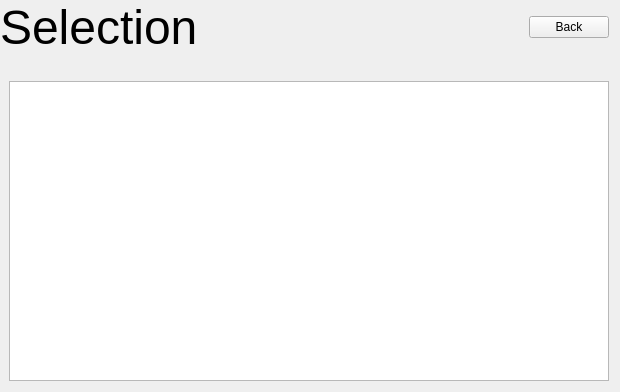
      <widget class="QWidget" name="PageTableView">
       <property name="sizePolicy">
        <sizepolicy hsizetype="Preferred" vsizetype="Preferred">
         <horstretch>0</horstretch>
         <verstretch>0</verstretch>
        </sizepolicy>
       </property>
       <layout class="QVBoxLayout" name="verticalLayout_3">
        <property name="sizeConstraint">
         <enum>QLayout::SetDefaultConstraint</enum>
        </property>
        <property name="leftMargin">
         <number>0</number>
        </property>
        <property name="topMargin">
         <number>0</number>
        </property>
        <item>
         <layout class="QHBoxLayout" name="horizontalLayout">
          <property name="sizeConstraint">
           <enum>QLayout::SetFixedSize</enum>
          </property>
          <property name="rightMargin">
           <number>0</number>
          </property>
          <item>
           <widget class="QLabel" name="TableViewTitle">
            <property name="font">
             <font>
              <pointsize>36</pointsize>
             </font>
            </property>
            <property name="text">
             <string>Selection</string>
            </property>
           </widget>
          </item>
          <item>
           <spacer name="horizontalSpacer_3">
            <property name="orientation">
             <enum>Qt::Horizontal</enum>
            </property>
            <property name="sizeHint" stdset="0">
             <size>
              <width>40</width>
              <height>20</height>
             </size>
            </property>
           </spacer>
          </item>
          <item>
           <widget class="QPushButton" name="ButtonTableViewBack">
            <property name="text">
             <string>Back</string>
            </property>
           </widget>
          </item>
         </layout>
        </item>
        <item>
         <spacer name="verticalSpacer">
          <property name="orientation">
           <enum>Qt::Vertical</enum>
          </property>
          <property name="sizeType">
           <enum>QSizePolicy::Fixed</enum>
          </property>
          <property name="sizeHint" stdset="0">
           <size>
            <width>20</width>
            <height>20</height>
           </size>
          </property>
         </spacer>
        </item>
        <item>
         <layout class="QHBoxLayout" name="horizontalLayout_3">
          <item>
           <spacer name="horizontalSpacer_4">
            <property name="orientation">
             <enum>Qt::Horizontal</enum>
            </property>
            <property name="sizeType">
             <enum>QSizePolicy::Fixed</enum>
            </property>
            <property name="sizeHint" stdset="0">
             <size>
              <width>9</width>
              <height>20</height>
             </size>
            </property>
           </spacer>
          </item>
          <item>
           <widget class="QTableView" name="TableViewGeneral">
            <property name="sizePolicy">
             <sizepolicy hsizetype="MinimumExpanding" vsizetype="MinimumExpanding">
              <horstretch>0</horstretch>
              <verstretch>0</verstretch>
             </sizepolicy>
            </property>
            <property name="minimumSize">
             <size>
              <width>600</width>
              <height>300</height>
             </size>
            </property>
            <property name="frameShadow">
             <enum>QFrame::Raised</enum>
            </property>
            <property name="lineWidth">
             <number>3</number>
            </property>
            <property name="editTriggers">
             <set>QAbstractItemView::AnyKeyPressed|QAbstractItemView::DoubleClicked</set>
            </property>
            <property name="alternatingRowColors">
             <bool>true</bool>
            </property>
            <property name="selectionMode">
             <enum>QAbstractItemView::SingleSelection</enum>
            </property>
            <property name="selectionBehavior">
             <enum>QAbstractItemView::SelectRows</enum>
            </property>
            <property name="horizontalScrollMode">
             <enum>QAbstractItemView::ScrollPerPixel</enum>
            </property>
            <property name="showGrid">
             <bool>false</bool>
            </property>
            <property name="wordWrap">
             <bool>false</bool>
            </property>
            <property name="cornerButtonEnabled">
             <bool>false</bool>
            </property>
            <attribute name="verticalHeaderVisible">
             <bool>false</bool>
            </attribute>
           </widget>
          </item>
         </layout>
        </item>
       </layout>
      </widget>
